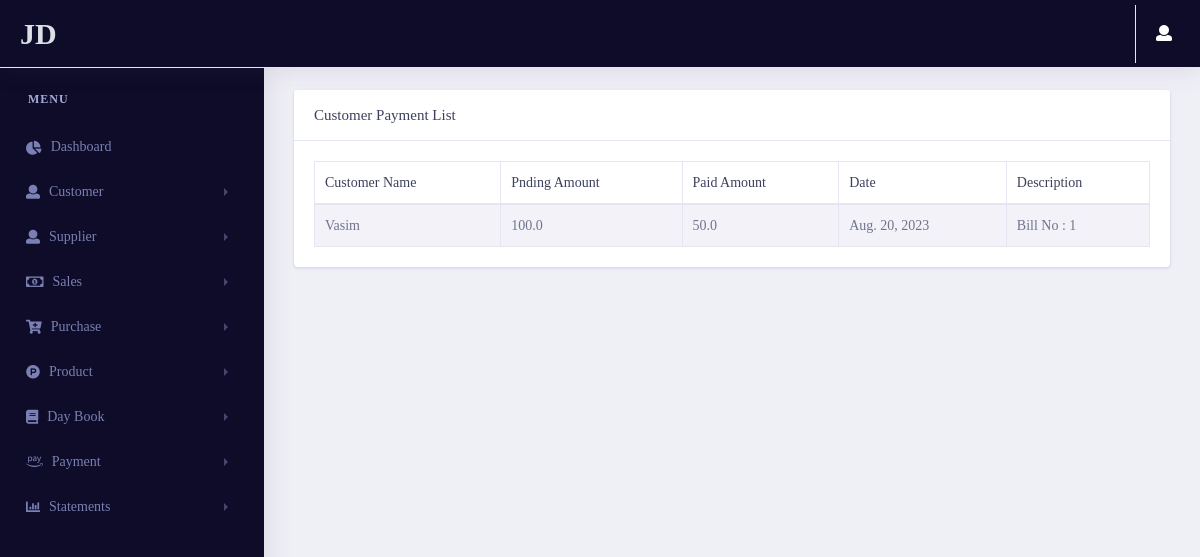
Page /statement/customer_payment_list/ (signed in) on the earlier database version.
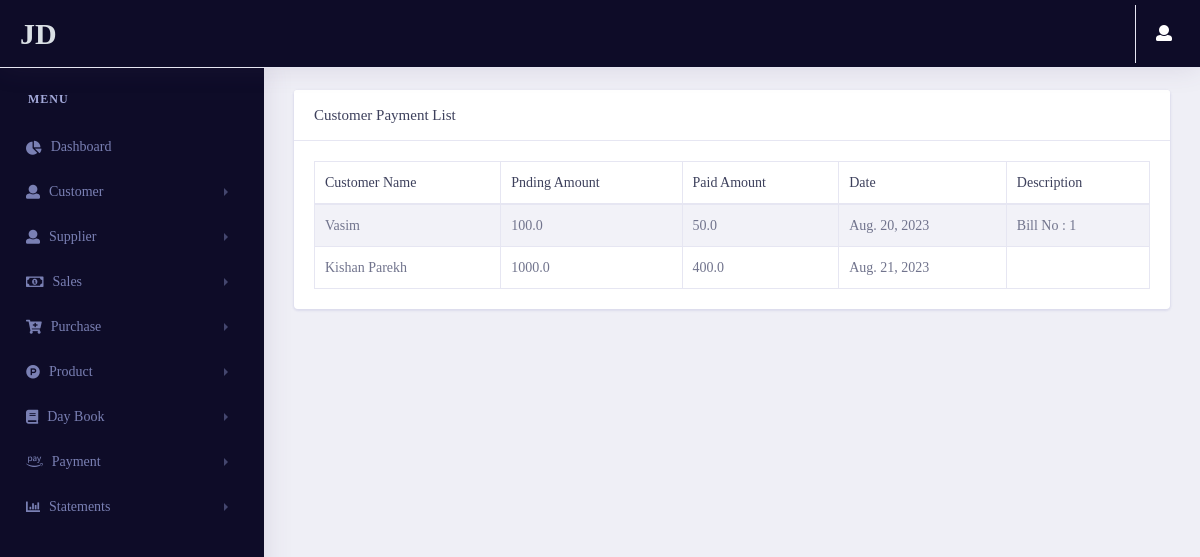
Same page on the later database version.
### payments/models.py (models this page shows, shortened)
class customerpay_estimate(models.Model):
    customer_name = models.ForeignKey(Customer_estimate , on_delete=models.CASCADE)
    pending_amount = models.FloatField()
    paid_amount = models.FloatField()
    round_off = models.FloatField()
    date = models.DateField(auto_now_add=True)
    Description = models.CharField(max_length=100,blank=True,null=True,default="Cash on Hand")
    id = models.UUIDField(default=uuid.uuid4 , unique=True , primary_key=True , editable=False)
    class Meta:
        indexes = [models.Index(fields=['customer_name' , 'id'])]

### customer/models.py (models this page shows)
class Customer_estimate(models.Model):
    customer_id = models.CharField(max_length=10, null=True, blank=True)
    fullname = models.CharField(max_length=50)
    contactno = models.CharField(max_length=50)
    city = models.CharField(max_length=50)
    state = models.CharField(max_length=50)
    landmark = models.CharField(max_length=50)
    id = models.UUIDField(default=uuid.uuid4 , unique=True , primary_key=True , editable=False)
    def __str__(self):
        return self.fullname
    class Meta:
        indexes = [models.Index(fields = [ 'id' , 'fullname'])]

### statements/views.py (the view)
# urls.py: path('customer_payment_list/',views.customer_payment_list,name="customer_payment_list"),
@login_required(login_url='login')
def customer_payment_list(request):
    if request.user.groups.filter(name='Estimate').exists():
        customer_payment = customerpay_estimate.objects.all()
    if request.user.groups.filter(name='GST').exists():
        customer_payment = customerpay_gst.objects.all()
    context = {
        'customer_payment':customer_payment
    }
    return render(request, 'statements/customerpaymentlist.html',context)

### pages/templatetags/user_auth.py (called while the page is built)
@register.filter(name='has_group')
def has_group(user, group_name):
    group = Group.objects.get(name=group_name)
    return True if group in user.groups.all() else False

### statements/templates/statements/customerpaymentlist.html (shortened to what this page needs)
{% extends 'pages/base.html' %}
{% load user_auth %}
{% load static %}
{% block content %}
<link rel="stylesheet" href="{% static 'vendor/bootstrap/css/bootstrap.min.css' %}">
<link href="{% static 'vendor/fonts/circular-std/style.css' %}" rel="stylesheet">
<link rel="stylesheet" href="{% static 'libs/css/style.css' %}">
<link rel="stylesheet" href="{% static 'vendor/fonts/fontawesome/css/fontawesome-all.css' %}">
<link rel="stylesheet" type="text/css" href="{% static 'vendor/datatables/css/dataTables.bootstrap4.css' %}">
{% if request.user|has_group:"Estimate" %}
<div class="row">
    <div class="col-xl-12 col-lg-12 col-md-12 col-sm-12 col-12">
        <div class="card">
            <h5 class="card-header">Customer Payment List</h5>
            <div class="card-body">
                <div class="table-responsive">
                    <table class="table table-striped table-bordered first" id="example">
                        <thead>
                        <tr>
                            <th>Customer Name</th>
                            <th>Pnding Amount</th>
                            <th>Paid Amount</th>
                            <th>Date</th>
                            <th>Description</th>
                        </tr>
                        </thead>
                        <tbody>
                        {% for i in customer_payment %}
                        <tr>
                            <td>{{i.customer_name}}</td>
                            <td>{{i.pending_amount}}</td>
                            <td>{{i.paid_amount}}</td>
                            <td>{{i.date}}</td>
                            <td>{{i.Description}}</td>
                        </tr>
                        {% endfor %}
                        </tbody>
                    </table>
                </div>
            </div>
        </div>
    </div>
</div>
{% endif %}
{% endblock content %}

Differences in the rows shown:
added customerpay_estimate: customer_name "Kishan Parekh", pending_amount "1000.0", paid_amount "400.0", date "Aug. 21, 2023"
